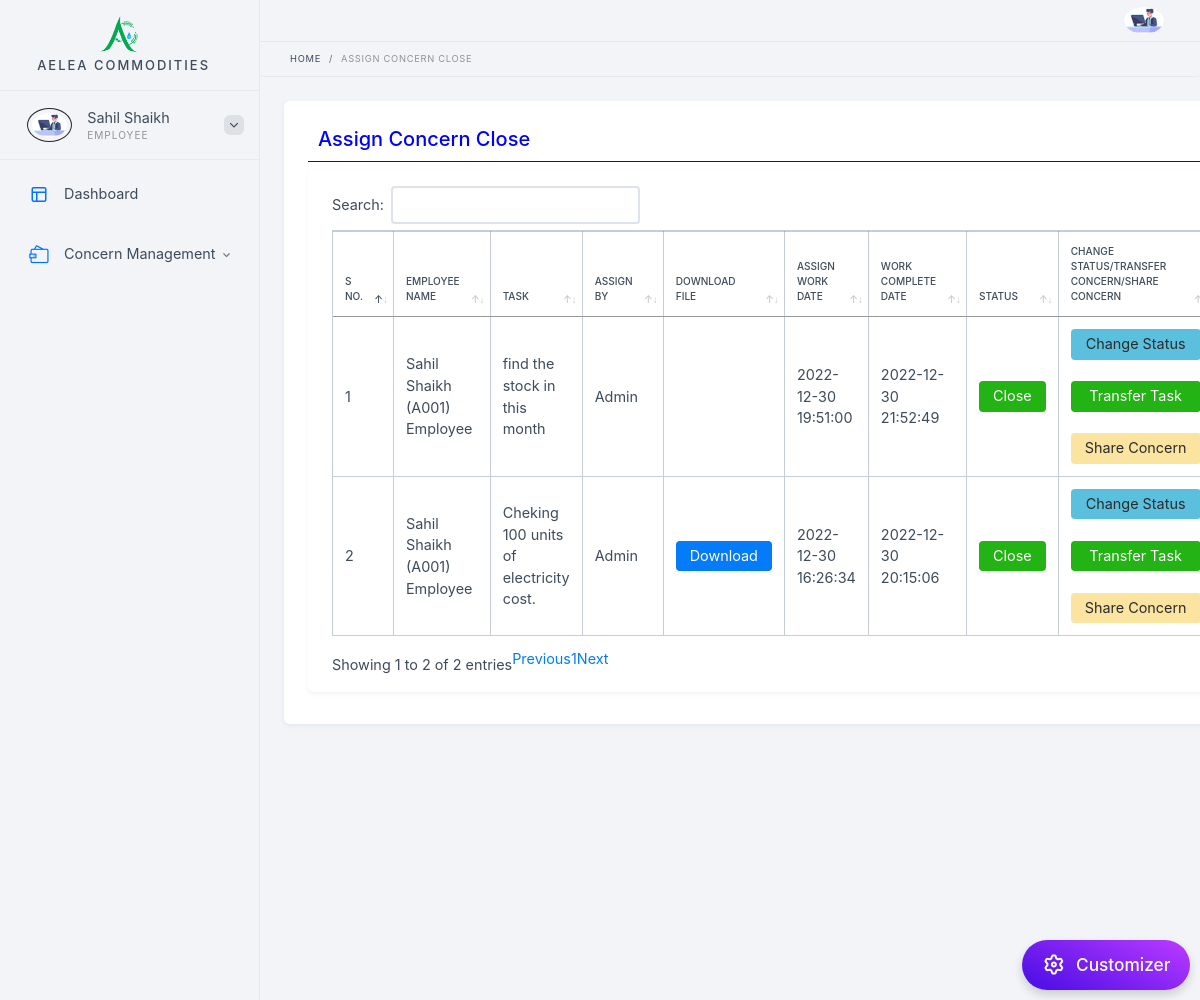
Page /emp_assign_task_list_close.php (signed in) on the committed database.
### tables this page shows
CREATE TABLE `assign_task` (
  `task_id` int(11) NOT NULL,
  `emp_id` int(11) DEFAULT NULL,
  `task` text DEFAULT NULL,
  `assignby` varchar(255) DEFAULT NULL,
  `task_doc` varchar(255) DEFAULT NULL,
  `work_assign_date` datetime DEFAULT NULL,
  `work_due_date` datetime DEFAULT NULL,
  `work_com_date` datetime DEFAULT NULL,
  `status` varchar(255) DEFAULT NULL,
  `remark` text DEFAULT NULL,
  `Achievements` text DEFAULT NULL,
  `Benefits` text DEFAULT NULL,
  `attachments` varchar(255) DEFAULT NULL
);

CREATE TABLE `emp_login` (
  `id` int(11) NOT NULL,
  `emp_code` varchar(255) NOT NULL,
  `emp_name` varchar(255) NOT NULL,
  `user_id` varchar(255) NOT NULL,
  `pswd` varchar(255) NOT NULL,
  `status` int(11) NOT NULL,
  `created` datetime NOT NULL,
  `user_role` varchar(255) NOT NULL,
  `emp_pro` varchar(255) NOT NULL,
  `email_id` varchar(255) NOT NULL,
  `emp_mob` varchar(255) NOT NULL
);

### includes/App_Code.php (called while the page is built, shortened)
<?php
class App_Code {
       function getName($ID) {
       $con = mysqli_connect("localhost", "root", "", "task_management") or die(mysqli_connect_error());
        $UserRGID = $ID;
        $client = "select * from emp_login where id='$UserRGID'";
        $getNameQuery = mysqli_query($con, $client) or die(mysqli_error());
        while ($row = mysqli_fetch_assoc($getNameQuery)) {
            $emp_name = $row['emp_name'];
            $emp_code = $row['emp_code'];
            $emp_role = ucfirst( $row['user_role']);
            return $emp_name. ' (' . $emp_code .')'.' '. $emp_role;
        }
    }
}
?>

### emp_assign_task_list_close.php (the view, shortened to what this page needs)
<?php
include './includes/admin_header.php';
include './includes/data_base_save_update.php';
include './includes/App_Code.php';
$app_code_obj=new App_Code();
?>
<ul class="breadcrumb">
    <li class="breadcrumb-item"><a href="Dashboard.php">Home</a></li>
    <li class="breadcrumb-item"><span>Assign Concern Close</span></li>
</ul>
<div class="content-i">
    <div class="content-box">
        <div class="element-wrapper">
            <div class="element-box">
                            <div class="row">
                                 <div class="col-md-12">
                                    <h5 style="color: blue;border-bottom: 1px solid blue;padding: 10px;">Assign Concern Close</h5>
                                </div>
                            </div>
                                <div class="element-box">
  <table id="example" style="width: 100%;" class="display table table-bordered table-responsive" style="width:100%">
        <thead>
                    <tr>
                        <th>S No.</th>
                        <th>Employee Name</th>
                        <th>Task</th>
                         <th>Assign By</th>
                          <th>Download File</th>
                           <th>Assign Work Date</th>
                            <th>Work Complete Date</th>
                             <th>Status</th>
                   <th>Change Status/Transfer Concern/Share Concern</th>
                    </tr>
        </thead>
        <tbody>
                                                               <?php
                                                            $emp_id=  $_SESSION['user'];
                 $qry = mysqli_query($connection, "SELECT * FROM assign_task where emp_id='$emp_id' and status='Close' order by work_assign_date desc") or die("select query fail" . mysqli_error());
$count = 0;
while ($row = mysqli_fetch_assoc($qry)) {
    $count = $count + 1;
    $task_id = $row['task_id'];
            $emp_id1 = $row['emp_id'];
            $task = $row['task'];
            $assignby = $row['assignby'];
            $task_doc = $row['task_doc'];
            $work_assign_date = $row['work_assign_date'];
            $work_com_date = $row['work_com_date'];
           $status  = $row['status'];
                $remark  = $row['remark'];
    ?>
                    <tr>
  <td><?php echo $count;?></td>
  <td> <?php echo $app_code_obj->getName($emp_id1);?></td>
  <td><?php echo $task;?></td>
  <td><?php echo $assignby;?></td>
  <td>
      <?php if($task_doc !='')
      {?>
      <a href="task_doc/<?php echo $task_doc;?>" class="btn btn-primary">Download</a>
      <?php }?>
  </td>
    <td><?php echo $work_assign_date;?></td>
  <td><?php echo $work_com_date;?></td>
  <td><a href="#" class="btn btn-success"> <?php echo $status;?></a> <br><?php echo $remark;?></td>
                        <td>
                                 <a style="width: 100%;" class="btn btn-info" href="emp_change_status.php?task_id=<?php echo $task_id;?>">Change Status</a>
                                  <br>
                                  <br>
                                  <a style="width: 100%;" class="btn btn-success" href="tran_assign_task.php?task_id=<?php echo $task_id;?>">Transfer Task</a>
                                  <br>
                                  <br>
                                  <a style="width: 100%;" class="btn btn-warning" href="share_assign_task.php?task_id=<?php echo $task_id;?>">Share Concern</a>
                                </td>
                    </tr>
<?php }?>
             </tbody>   </table>
   </div>
                            </div>
            </div>
        </div>
    </div>
</div>
<?php include './includes/Plugin.php'; ?>
        <?php include './includes/admin_footer.php'; ?>

### rows in the picture
assign_task: emp.user_role "Sahil Shaikh (A001) Employee", task "find the stock in this month", assignby "Admin", work_assign_date "2022-12-30 19:51:00", work_com_date "2022-12-30 21:52:49", status "Close"
assign_task: emp.user_role "Sahil Shaikh (A001) Employee", task "Cheking 100 units of electricity cost.", assignby "Admin", work_assign_date "2022-12-30 16:26:34", work_com_date "2022-12-30 20:15:06", status "Close"

### other values in the picture
$_SESSION['emp_name'] "Sahil Shaikh"
$_SESSION['User_type'] "EMPLOYEE"
